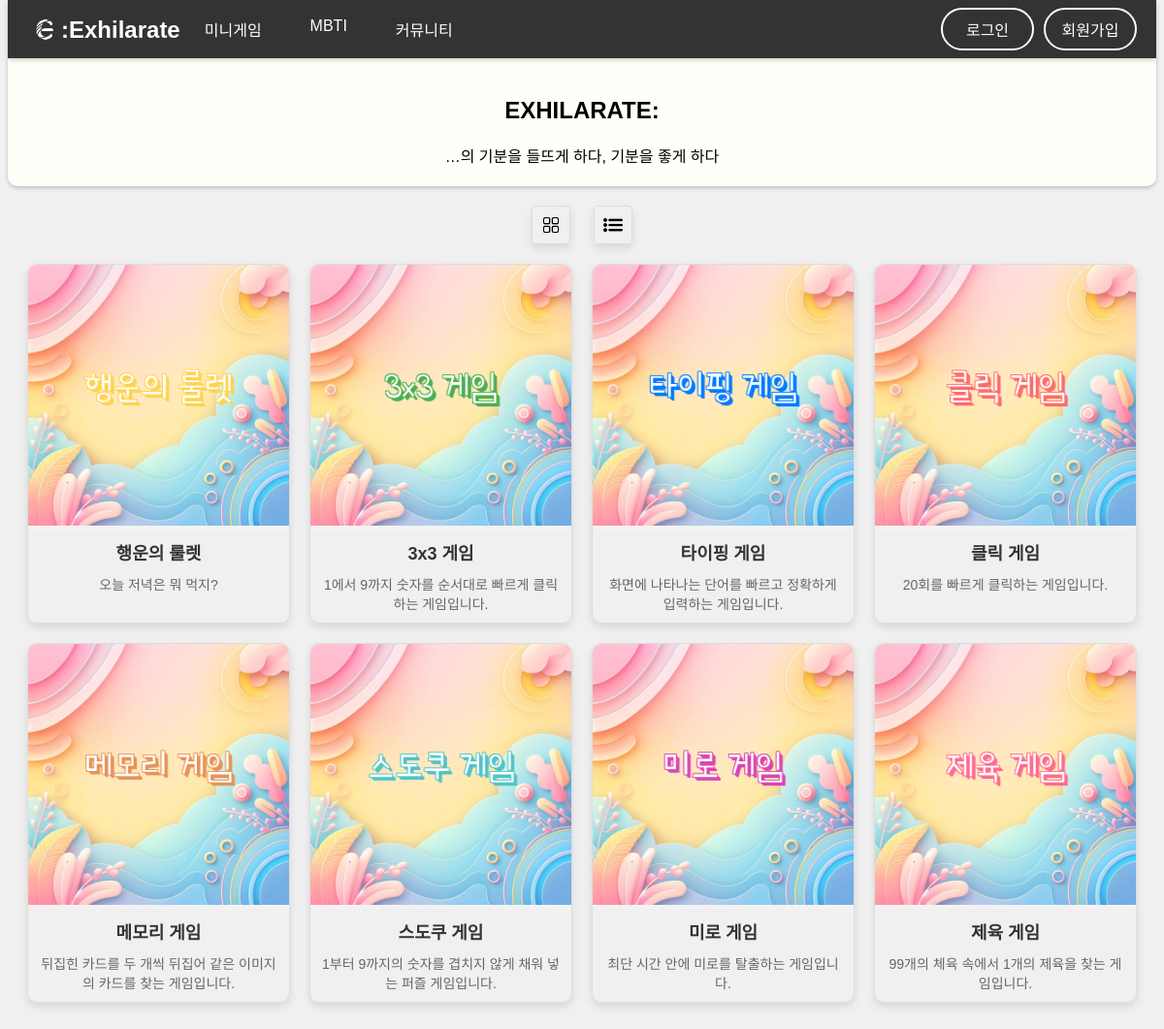
/games, run on the app's committed database.
### tables this page shows
CREATE TABLE menu_info (
            id INTEGER PRIMARY KEY AUTOINCREMENT,
            menu TEXT NOT NULL,
            image TEXT NOT NULL,
            name TEXT NOT NULL,
            url TEXT NOT NULL,
            description TEXT NOT NULL
        );

### app.py (the view)
@app.route('/')
@app.route('/games')
def games():
    db = get_db()
    games = db.execute("SELECT id, name, image, url, menu, description FROM menu_info WHERE menu = 'game' ORDER BY id ASC").fetchall()
    Phrase = 'EXHILARATE:'
    return render_template('games.html', games=games, game_name=Phrase, game_description=' …의 기분을 들뜨게 하다, 기분을 좋게 하다')

### app.py (called while the page is built)
def get_db():
    if 'db' not in g:
        g.db = sqlite3.connect(DATABASE_FILE)
        g.db.row_factory = sqlite3.Row
    return g.db

@app.context_processor
def inject_menus():
    db = get_db()
    all_menus = db.execute("SELECT id, name, url, menu, description FROM menu_info ORDER BY id ASC").fetchall()
    mbti_menus = db.execute("SELECT id, name, url, image, color, description FROM mbti_info ORDER BY id ASC").fetchall()
    games = [item for item in all_menus if item['menu'] == 'game']
    communities = [item for item in all_menus if item['menu'] == 'community']
    mbtis = mbti_menus
    return {'games': games, 'communities': communities, 'mbtis': mbtis}

### templates/games.html (shortened to what this page needs)
{% extends 'base.html' %}
{% block content %}
<div class="minigames-container">
    <link rel="stylesheet" type="text/css" href="{{ url_for('static', filename='css/games/games.css') }}">
    <div class="game-buttons">
        <button id="box-view" data-tooltip="박스">
            <img src="{{ url_for('static', filename='images/icons/grid.png') }}">
        </button>
        <button id="list-view" data-tooltip="리스트">
            <img src="{{ url_for('static', filename='images/icons/list.png') }}">
        </button>
    </div>
    <div class="games">
        {% for game in games %}
        <div class="game">
            <a href="{{ game.url }}">
                <div class="game-image">
                    <img src="{{ url_for('static', filename=game.image) }}" alt="{{ game.name }} 사진">
                </div>
                <div class="game-name">{{ game.name }}</div>
                <div class="game-description">{{ game.description }}</div>
            </a>
        </div>
        {% endfor %}
    </div>
</div>
{% endblock %}

### static/css/base.css (style rules this page uses)
body { font-family: 'Noto Sans KR', sans-serif; background-color: #f0f0f0; color: #333; text-align: center; padding-bottom: 80px; margin-top: 60px; }
button { border: none; color: white; padding: 15px 32px; text-align: center; text-decoration: none; display: inline-block; font-size: 16px; margin: 4px 2px; cursor: pointer; border-radius: 4px; transition: background-color 0.3s; }

### static/css/games/games.css (style rules this page uses)
.minigames-container { max-width: 1200px; margin: 0 auto; padding: 20px; }
.game-buttons { text-align: center; margin-bottom: 20px; }
.game-buttons button { background: none; border: 1px solid #ddd; border-radius: 4px; box-shadow: 0 4px 8px rgba(0, 0, 0, 0.1); width: 40px; height: 40px; padding: 5px; display: inline-flex; align-items: center; justify-content: center; margin: 0 10px; cursor: pointer; transition: all 0.3s ease; }
.game-buttons button img { width: 20px; height: auto; position: relative; }
.games { display: grid; grid-template-columns: repeat(auto-fit, minmax(250px, 1fr)); gap: 20px; }
.game { border: 1px solid #ddd; border-radius: 10px; overflow: hidden; box-shadow: 0 4px 8px rgba(0, 0, 0, 0.1); transition: transform 0.3s ease-in-out; }
.game a { text-decoration: none; color: inherit; }
.game-image { width: 100%; height: auto; background-color: #f3f3f3; }
.game-image img { width: 100%; max-width: 100%; max-height: 100%; object-fit: center; object-position: center; }
.game-name { padding: 10px; font-size: 18px; font-weight: bold; color: #333; text-align: center; }
.game-description { padding: 0 10px 10px; font-size: 14px; color: #666; text-align: center; }

### data on the page
menu_info: image (picture), name "행운의 룰렛", description "오늘 저녁은 뭐 먹지?"
menu_info: image (picture), name "3x3 게임", description "1에서 9까지 숫자를 순서대로 빠르게 클릭하는 게임입니다."
menu_info: image (picture), name "타이핑 게임", description "화면에 나타나는 단어를 빠르고 정확하게 입력하는 게임입니다."
menu_info: image (picture), name "클릭 게임", description "20회를 빠르게 클릭하는 게임입니다."
menu_info: image (picture), name "메모리 게임", description "뒤집힌 카드를 두 개씩 뒤집어 같은 이미지의 카드를 찾는 게임입니다."
menu_info: image (picture), name "스도쿠 게임", description "1부터 9까지의 숫자를 겹치지 않게 채워 넣는 퍼즐 게임입니다."
menu_info: image (picture), name "미로 게임", description "최단 시간 안에 미로를 탈출하는 게임입니다."
menu_info: image (picture), name "제육 게임", description "99개의 체육 속에서 1개의 제육을 찾는 게임입니다."

### other printed values
{{ game_name }} "EXHILARATE:"
{{ game_description }} "…의 기분을 들뜨게 하다, 기분을 좋게 하다"
